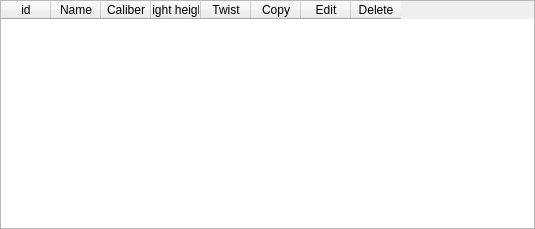
<?xml version="1.0" encoding="UTF-8"?>
<ui version="4.0">
 <class>catalogRifleList</class>
 <widget class="QWidget" name="catalogRifleList">
  <property name="geometry">
   <rect>
    <x>0</x>
    <y>0</y>
    <width>535</width>
    <height>229</height>
   </rect>
  </property>
  <property name="windowTitle">
   <string>Form</string>
  </property>
  <layout class="QGridLayout" name="gridLayout">
   <property name="leftMargin">
    <number>0</number>
   </property>
   <property name="topMargin">
    <number>0</number>
   </property>
   <property name="rightMargin">
    <number>0</number>
   </property>
   <property name="bottomMargin">
    <number>0</number>
   </property>
   <property name="spacing">
    <number>0</number>
   </property>
   <item row="0" column="0">
    <widget class="QTableWidget" name="tableWidget">
     <property name="editTriggers">
      <set>QAbstractItemView::NoEditTriggers</set>
     </property>
     <property name="selectionMode">
      <enum>QAbstractItemView::SingleSelection</enum>
     </property>
     <property name="selectionBehavior">
      <enum>QAbstractItemView::SelectRows</enum>
     </property>
     <property name="sortingEnabled">
      <bool>true</bool>
     </property>
     <attribute name="horizontalHeaderCascadingSectionResizes">
      <bool>false</bool>
     </attribute>
     <attribute name="horizontalHeaderDefaultSectionSize">
      <number>50</number>
     </attribute>
     <attribute name="horizontalHeaderHighlightSections">
      <bool>true</bool>
     </attribute>
     <attribute name="horizontalHeaderMinimumSectionSize">
      <number>50</number>
     </attribute>
     <attribute name="horizontalHeaderShowSortIndicator" stdset="0">
      <bool>true</bool>
     </attribute>
     <attribute name="verticalHeaderDefaultSectionSize">
      <number>50</number>
     </attribute>
     <column>
      <property name="text">
       <string>id</string>
      </property>
     </column>
     <column>
      <property name="text">
       <string>Name</string>
      </property>
     </column>
     <column>
      <property name="text">
       <string>Caliber</string>
      </property>
     </column>
     <column>
      <property name="text">
       <string>Sight height</string>
      </property>
     </column>
     <column>
      <property name="text">
       <string>Twist</string>
      </property>
     </column>
     <column>
      <property name="text">
       <string>Copy</string>
      </property>
     </column>
     <column>
      <property name="text">
       <string>Edit</string>
      </property>
     </column>
     <column>
      <property name="text">
       <string>Delete</string>
      </property>
     </column>
    </widget>
   </item>
  </layout>
 </widget>
 <resources/>
 <connections/>
</ui>
